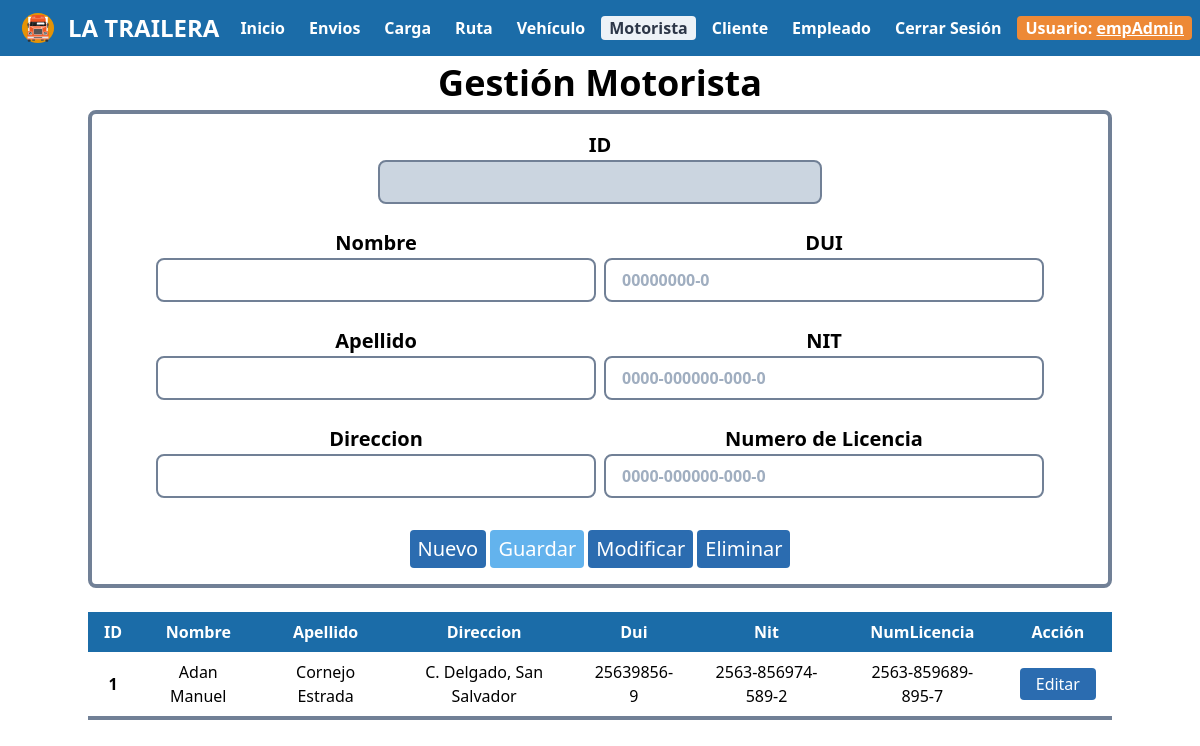
Page /controllers/controladorMotorista.php (signed in) on the committed database.
### tables this page shows
CREATE TABLE `motorista` (
  `idMotorista` int(11) NOT NULL,
  `nombre` varchar(30) NOT NULL,
  `apellido` varchar(30) NOT NULL,
  `direccion` varchar(200) NOT NULL,
  `dui` varchar(20) NOT NULL,
  `nit` varchar(20) NOT NULL,
  `numLicencia` varchar(20) NOT NULL
);

### controllers/controladorMotorista.php (called while the page is built, shortened)
<?php
	require '../models/motoristaModel.php';
	$obMotorista=new MotoristaModel();
	$datos=$obMotorista->getMotorista();
	require '../views/motoristaVista.php';
?>

### db/conexion.php (called while the page is built, shortened)
<?php
    class Conexion {
        function __construct() {
            $this->con=new mysqli(SERVER,USER,PASSWORD,BASE);
        }
    }
?>

### models/motoristaModel.php (called while the page is built, shortened)
<?php
	require '../db/conexion.php';
	require 'motorista.php';
	class MotoristaModel extends Conexion
	{
		function getMotorista(){
			$res=$this->con->query("select * from motorista");
			$r=array();
			while($row=$res->fetch_assoc()){
				$e=new Motorista($row["idMotorista"],$row["nombre"],$row["apellido"],$row["direccion"],$row["dui"],$row["nit"],$row["numLicencia"]);
				$r[]=$e;
			}
			return $r;
		}
	}
?>

### models/motorista.php (called while the page is built)
<?php
	class Motorista
	{
		private $idMotorista;
		private $nombre;
		private $apellido;
		private $direccion;
		private $dui;
		private $nit;
		private $numLicencia;
		function __construct($idMotorista,$nombre,$apellido,$direccion,$dui,$nit,$numLicencia)
		{
			$this->idMotorista=$idMotorista;
			$this->nombre=$nombre;
			$this->apellido=$apellido;
			$this->direccion=$direccion;
			$this->dui=$dui;
			$this->nit=$nit;
			$this->numLicencia=$numLicencia;
		}
		function getIdMotorista(){
			return $this->idMotorista;
		}
		function getNombre(){
			return $this->nombre;
		}
		function getApellido(){
			return $this->apellido;
		}
		function getDireccion(){
			return $this->direccion;
		}
		function getDui(){
			return $this->dui;
		}
		function getNit(){
			return $this->nit;
		}
		function getNumLicencia(){
			return $this->numLicencia;
		}
	}
?>

### views/motoristaVista.php (the view, shortened to what this page needs)
<!DOCTYPE html>
<html lang="es">
<head>
    <link rel="stylesheet" href="dependencias/tailwind.css">
    <link rel="stylesheet" href="css/menu.css">
</head>
<body>
    <?php
        require 'menu/menuAdmin.php';
    ?>
    <div class="text-center">
        <span class="font-bold text-4xl">Gestión Motorista</span>
    </div>
<center>
    <section>
        <div class="container">
                <form action="#" id="f"  class="px-16 py-4 border-4 border-gray-600 rounded-lg" onsubmit="return validar();">
                <center>
                    <div class='w-full md:w-1/2'>
                        <span class="font-bold text-xl">ID</span>
                        <input type="text" name="idMotorista" id="idMotorista" class="bg-gray-400 focus:outline-none focus:shadow-outline border-2 border-gray-600 rounded-lg py-2 px-4 block w-full appearance-none leading-normal font-bold" readonly="true" required="true"><br>
                    </div>
                </center>
                <div class="md:flex">
                    <div class='w-full md:w-1/2'>
                        <span class="font-bold text-xl">Nombre</span>
                        <input type="text" name="nombre" id="nombre" class="bg-white focus:outline-none focus:shadow-outline border-2 border-gray-600 rounded-lg py-2 px-4 block w-full appearance-none leading-normal font-bold" required="true"><br>
                        <span class="font-bold text-xl">Apellido</span>
                        <input type="text" name="apellido" id="apellido" class="bg-white focus:outline-none focus:shadow-outline border-2 border-gray-600 rounded-lg py-2 px-4 block w-full appearance-none leading-normal font-bold" required="true"><br>
                        <span class="font-bold text-xl">Direccion</span>
                        <input type="text" name="direccion" id="direccion" class="bg-white focus:outline-none focus:shadow-outline border-2 border-gray-600 rounded-lg py-2 px-4 block w-full appearance-none leading-normal font-bold" required="true"><br>
                    </div>
                    <div class='w-full md:w-1/2 md:ml-2'>
                        <span class="font-bold text-xl">DUI</span>
                        <input type="text" name="dui" id="dui" class="bg-white focus:outline-none focus:shadow-outline border-2 border-gray-600 rounded-lg py-2 px-4 block w-full appearance-none leading-normal font-bold" required="true" placeholder="00000000-0"><br>
                        <span class="font-bold text-xl">NIT</span>
                        <input type="text" name="nit" id="nit" class="bg-white focus:outline-none focus:shadow-outline border-2 border-gray-600 rounded-lg py-2 px-4 block w-full appearance-none leading-normal font-bold" required="true" placeholder="0000-000000-000-0"><br>
                        <span class="font-bold text-xl">Numero de Licencia</span>
                        <input type="text" name="numLicencia" id="numLicencia" class="bg-white focus:outline-none focus:shadow-outline border-2 border-gray-600 rounded-lg py-2 px-4 block w-full appearance-none leading-normal font-bold" required="true" placeholder="0000-000000-000-0"><br>
                    </div>
                </div>
                <input type="reset"  class="bg-blue-700 hover:bg-red-800 text-white text-xl mt-2 py-1 px-2 rounded" value="Nuevo" onclick="$('#g').attr('disabled',false);desactivar()">
                <input type="submit" name="guardar" id="g" value="Guardar" class="bg-blue-400 text-white text-xl mt-2 py-1 px-2 rounded cursor-not-allowed" disabled='true'>
                <input type="submit" name="modificar" value="Modificar" class="bg-blue-700 hover:bg-red-800 text-white text-xl mt-2 py-1 px-2 rounded">
                <input type="button" id="eliminar" name="eliminar" value="Eliminar" class="bg-blue-700 hover:bg-red-800 text-white text-xl mt-2 py-1 px-2 rounded">
                </form>
                 <br>
                <div class='container'>
                    <table class="table-auto">
                            <thead>
                                    <th class='text-center text-white bg px-4 py-2'>ID</th>
                                    <th class='text-center text-white bg px-4 py-2'>Nombre</th>
                                    <th class='text-center text-white bg px-4 py-2'>Apellido</th>
                                    <th class='text-center text-white bg px-4 py-2'>Direccion</th>
                                    <th class='text-center text-white bg px-4 py-2'>Dui</th>
                                    <th class='text-center text-white bg px-4 py-2'>Nit</th>
                                    <th class='text-center text-white bg px-4 py-2'>NumLicencia</th>
                                    <th class='text-center text-white bg px-4 py-2'>Acción</th>
                            </thead>
                            <tbody>
                                <?php
                                foreach ($datos as $e) {
                                    $idMotorista=$e->getIdMotorista();
                                    $nombre=$e->getNombre();
                                    $apellido=$e->getApellido();
                                    $direccion=$e->getDireccion();
                                    $dui=$e->getDui();
                                    $nit=$e->getNit();
                                    $numLicencia=$e->getNumLicencia();
                                    echo "<tr>
                                            <td class='border-b-4 border-gray-600 rounded-lg text-center px-4 py-2 font-bold'>$idMotorista</td>
                                            <td class='border-b-4 border-gray-600 rounded-lg text-center px-4 py-2'>$nombre</td>
                                            <td class='border-b-4 border-gray-600 rounded-lg text-center px-4 py-2'>$apellido</td>
                                            <td class='border-b-4 border-gray-600 rounded-lg text-center px-4 py-2'>$direccion</td>
                                            <td class='border-b-4 border-gray-600 rounded-lg text-center px-4 py-2'>$dui</td>
                                            <td class='border-b-4 border-gray-600 rounded-lg text-center px-4 py-2'>$nit</td>
                                            <td class='border-b-4 border-gray-600 rounded-lg text-center px-4 py-2'>$numLicencia</td>
                                            <td class='border-b-4 border-gray-600 rounded-lg text-center px-4 py-2'>
                                                <button onclick=$('#idMotorista').val('$idMotorista');$('#nombre').val('$nombre');$('#apellido').val('$apellido');$('#direccion').val('$direccion');$('#dui').val('$dui');$('#nit').val('$nit');$('#numLicencia').val('$numLicencia') class='bg-blue-700 hover:bg-red-800 text-white py-1 px-4 rounded'>Editar</button>
                                            </td>
                                        </tr>";
                                    }
                                ?>
                            </tbody>
                        </table>
                    </div>
            </div>
    </section>
</center>
</body>
</html>

### controllers/css/menu.css (style rules this page uses)
.bg { background-color: #1b6ca8; }

### rows in the picture
motorista: idMotorista "1", nombre "Adan Manuel", apellido "Cornejo Estrada", direccion "C. Delgado, San Salvador", dui "25639856-9", nit "2563-856974-589-2", numLicencia "2563-859689-895-7"

### other values in the picture
$_SESSION["administrador"] "empAdmin"
